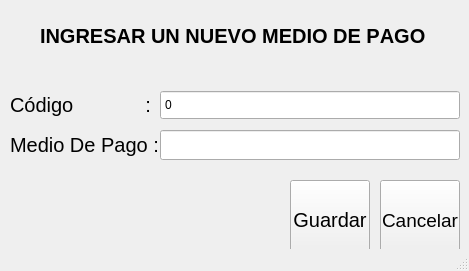
<?xml version="1.0" encoding="UTF-8"?>
<ui version="4.0">
 <class>mantCategoria</class>
 <widget class="QMainWindow" name="mantCategoria">
  <property name="geometry">
   <rect>
    <x>0</x>
    <y>0</y>
    <width>469</width>
    <height>271</height>
   </rect>
  </property>
  <property name="windowTitle">
   <string>Ingresar Medio de Pago</string>
  </property>
  <widget class="QWidget" name="centralwidget">
   <widget class="QLabel" name="lblCodigoMedioPago">
    <property name="geometry">
     <rect>
      <x>10</x>
      <y>90</y>
      <width>150</width>
      <height>30</height>
     </rect>
    </property>
    <property name="font">
     <font>
      <pointsize>15</pointsize>
     </font>
    </property>
    <property name="text">
     <string>Código             :</string>
    </property>
   </widget>
   <widget class="QLabel" name="lblMedioPago">
    <property name="geometry">
     <rect>
      <x>10</x>
      <y>130</y>
      <width>150</width>
      <height>30</height>
     </rect>
    </property>
    <property name="font">
     <font>
      <pointsize>15</pointsize>
     </font>
    </property>
    <property name="text">
     <string>Medio De Pago :</string>
    </property>
   </widget>
   <widget class="QLineEdit" name="txtMedioPago">
    <property name="geometry">
     <rect>
      <x>160</x>
      <y>130</y>
      <width>300</width>
      <height>30</height>
     </rect>
    </property>
   </widget>
   <widget class="QPushButton" name="btnGuardar">
    <property name="geometry">
     <rect>
      <x>290</x>
      <y>180</y>
      <width>80</width>
      <height>80</height>
     </rect>
    </property>
    <property name="font">
     <font>
      <pointsize>15</pointsize>
     </font>
    </property>
    <property name="text">
     <string>Guardar</string>
    </property>
   </widget>
   <widget class="QPushButton" name="btnCancelar">
    <property name="geometry">
     <rect>
      <x>380</x>
      <y>180</y>
      <width>80</width>
      <height>80</height>
     </rect>
    </property>
    <property name="font">
     <font>
      <pointsize>14</pointsize>
     </font>
    </property>
    <property name="text">
     <string>Cancelar</string>
    </property>
   </widget>
   <widget class="QLabel" name="lblTitulo">
    <property name="geometry">
     <rect>
      <x>40</x>
      <y>10</y>
      <width>401</width>
      <height>51</height>
     </rect>
    </property>
    <property name="font">
     <font>
      <pointsize>15</pointsize>
      <weight>75</weight>
      <italic>false</italic>
      <bold>true</bold>
      <underline>false</underline>
      <strikeout>false</strikeout>
      <kerning>false</kerning>
     </font>
    </property>
    <property name="text">
     <string>INGRESAR UN NUEVO MEDIO DE PAGO</string>
    </property>
   </widget>
   <widget class="QSpinBox" name="txtIdMedioPago">
    <property name="geometry">
     <rect>
      <x>160</x>
      <y>90</y>
      <width>300</width>
      <height>30</height>
     </rect>
    </property>
    <property name="buttonSymbols">
     <enum>QAbstractSpinBox::NoButtons</enum>
    </property>
   </widget>
  </widget>
  <widget class="QStatusBar" name="statusbar"/>
 </widget>
 <resources/>
 <connections/>
</ui>
